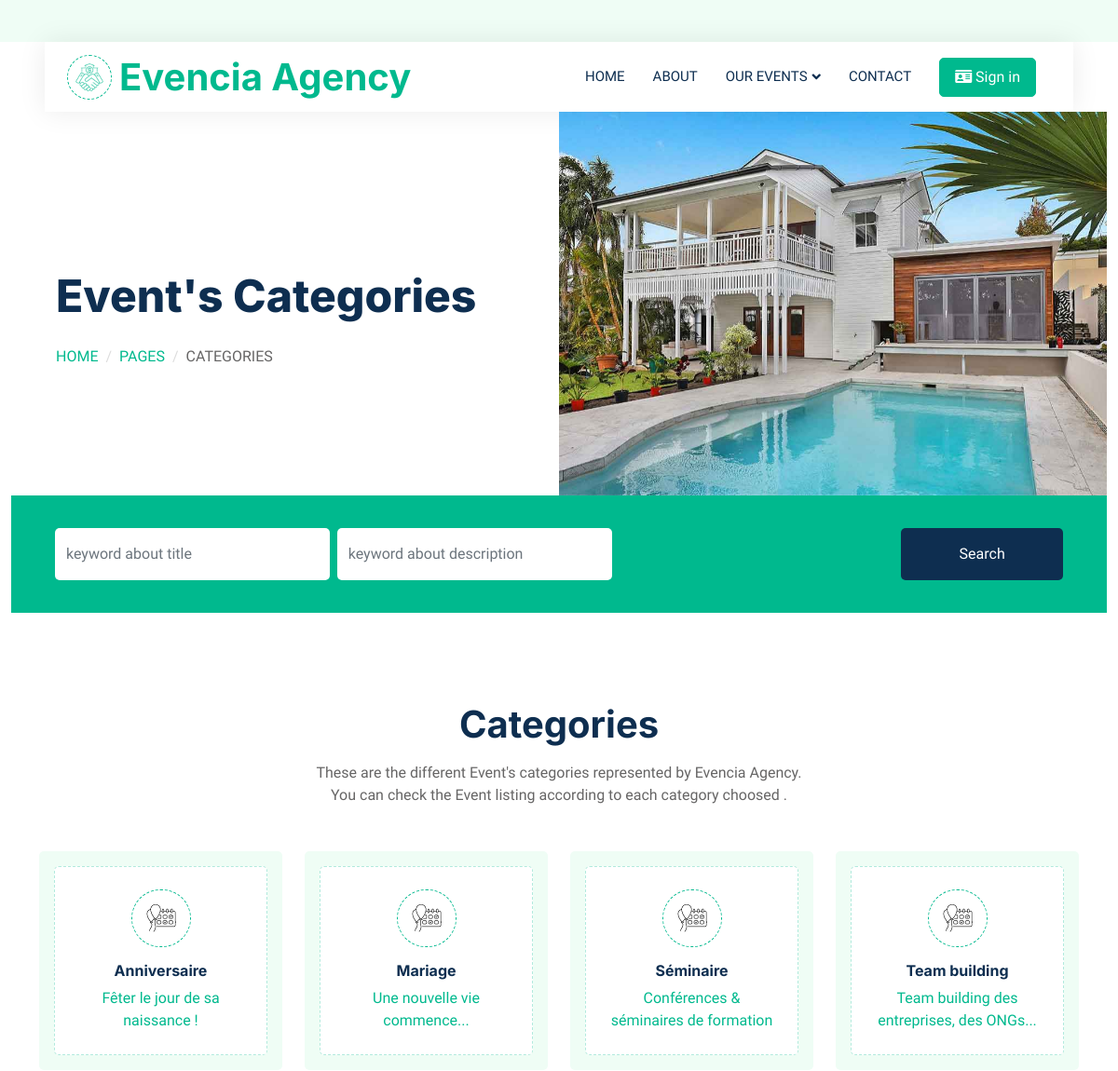
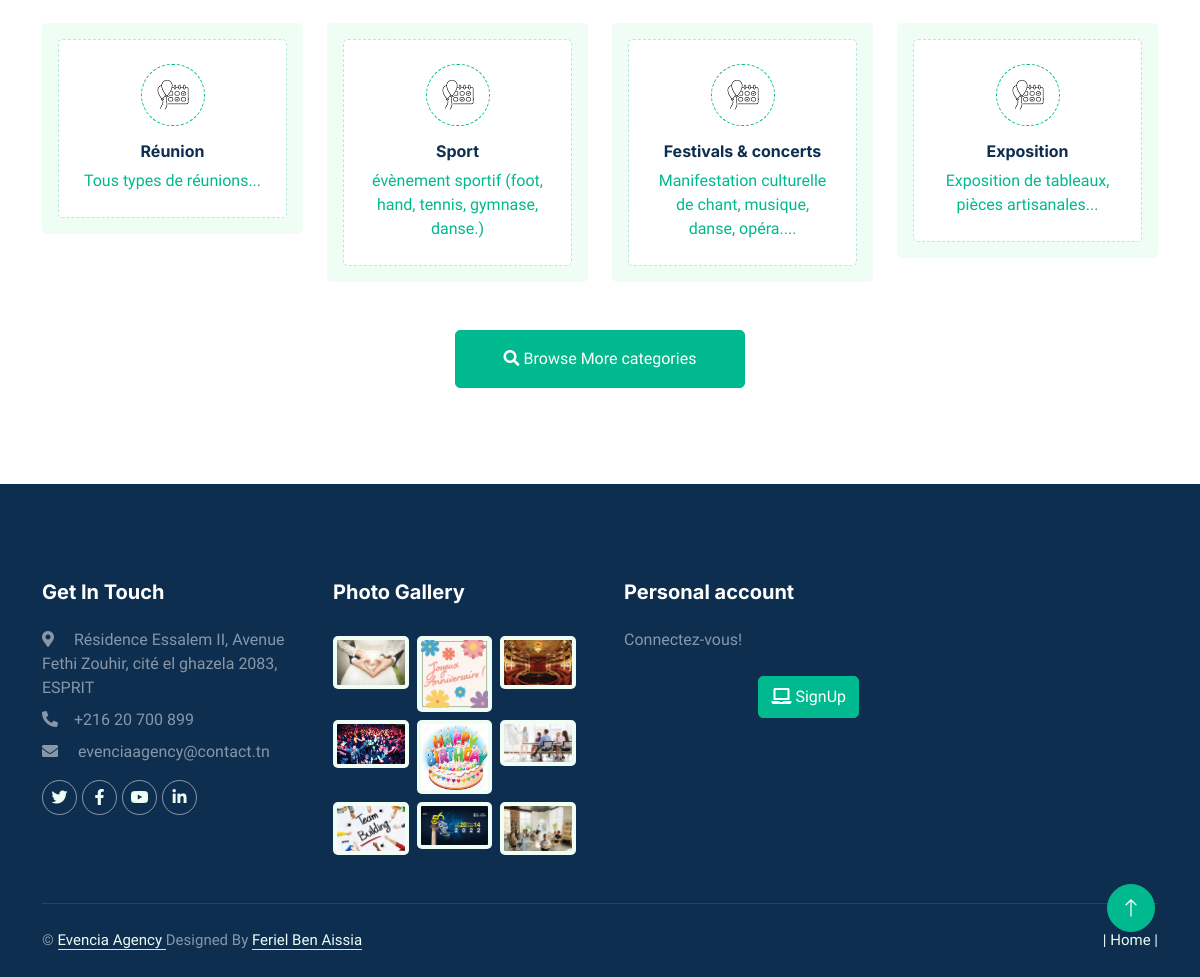
The app's page /Views/categorie/afficherCategorieFront.php with its own data (2 pictures, top to bottom).
### tables this page shows
CREATE TABLE `categorie` (
  `id` int(11) NOT NULL,
  `titre` varchar(255) NOT NULL,
  `description` varchar(255) NOT NULL
);

### Controller/CategorieC.php (called while the page is built, shortened)
<?php
	class CategorieC {
		function afficherCategorie(){
			$sql="SELECT * FROM categorie";
			$db = config::getConnexion();
			try{
				$liste = $db->query($sql);
				return $liste;
			}
			catch(Exception $e){
				die('Erreur:'. $e->getMessage());
			}
		}
    }
    ?>

### Views/categorie/afficherCategorieFront.php (the view, shortened to what this page needs)
<?php
include '../headerFront.php';
include '..\..\Controller\CategorieC.php';
$categorieC = new CategorieC();
$listeCategories = $categorieC->afficherCategorie();
?>
  <div class="container-xxl py-5 wow fadeInUp" data-wow-delay="0.1s">
        <div class="container-fluid header bg-white p-0">
            <div class="row g-0 align-items-center flex-column-reverse flex-md-row">
                <div class="col-md-6 p-5 mt-lg-5">
                    <h1 class="display-5 animated fadeIn mb-4"> Event's Categories </h1>
                        <nav aria-label="breadcrumb animated fadeIn">
                        <ol class="breadcrumb text-uppercase">
                            <li class="breadcrumb-item"><a href="#">Home</a></li>
                            <li class="breadcrumb-item"><a href="#">Pages</a></li>
                            <li class="breadcrumb-item text-body active" aria-current="page"> Categories</li>
                        </ol>
                    </nav>
                </div>
                <div class="col-md-6 animated fadeIn">
                    <img class="img-fluid" src="img/header.jpg" alt="">
                </div>
            </div>
        </div>
        <div class="container-fluid bg-primary mb-5 wow fadeIn" data-wow-delay="0.1s" style="padding: 35px;">
            <div class="container">
            <form method="POST" action="" id="contactform" class="form-group main-contact-form col-md-12 wow fadeIn" data-wow-delay="0.2s">
                <div class="row g-2">
                    <div class="col-md-10">
                        <div class="row g-2">
                            <div class="col-md-4">
                                <input type="text" name="titre" class="form-control border-0 py-3" placeholder="keyword about title ">
                            </div>
                            <div class="col-md-4">
                                <input type="text"  name="description" class="form-control border-0 py-3" placeholder="keyword about description">
                            </div>
                        </div>
                    </div>
                    <div class="col-md-2">
                        <input type="submit" class="btn btn-dark border-0 w-100 py-3" value="Search" > </input>
                    </div>
                </div>
            </form>
            </div>
        </div>
        <div class="container-xxl py-5">
            <div class="container">
                <div class="text-center mx-auto mb-5 wow fadeInUp" data-wow-delay="0.1s" style="max-width: 600px;">
                    <h1 class="mb-3"> Categories </h1>
                    <p>These are the different Event's categories represented by Evencia Agency. <br> You can check the Event listing according to each category choosed .</p>
                </div>
                <div class="row g-4">
                <?php
			    foreach($listeCategories as $categorie){
			?>
                    <div class="col-lg-3 col-sm-6 wow fadeInUp" data-wow-delay="0.1s">
                        <a class="cat-item d-block bg-light text-center rounded p-3" href="../event/afficherEventperCategorieFront.php?CategorieId=<?php echo $categorie['id']?>&event_id">
                            <div class="rounded p-4">
                                <div class="icon mb-3">
                                    <img class="img-fluid" src="../Front/img/icon-calender.png" alt="Icon">
                                </div>
                                <h6><?php echo $categorie['titre']; ?></h6>
                                <span><?php echo $categorie['description']; ?></span>
                            </div>
                        </a>
                    </div>
                    <?php } ?>
                </div>
            </div>
        </div>
                            <div class="col-12 text-center wow fadeInUp" data-wow-delay="0.1s">
                                <a class="btn btn-primary py-3 px-5" href="afficherCategorieFront.php"><i class="fa fa-search" aria-hidden="true"></i> Browse More categories </a>
                            </div>
         </div>
</body>
</html>
<?php
include '../footerFront.php';
?>

### Views/headerFront.php (shortened to what this page needs)
<!DOCTYPE html>
<html lang="en">
<head>
    <link href="https://cdnjs.cloudflare.com/ajax/libs/font-awesome/5.10.0/css/all.min.css" rel="stylesheet">
    <link href="https://cdn.jsdelivr.net/npm/bootstrap-icons@1.4.1/font/bootstrap-icons.css" rel="stylesheet">
    <link href="../Front/lib/animate/animate.min.css" rel="stylesheet">
    <link href="../Front/lib/owlcarousel/assets/owl.carousel.min.css" rel="stylesheet">
    <link href="../Front/css/bootstrap.min.css" rel="stylesheet">
    <link href="../Front/css/style.css" rel="stylesheet">
</head>
<body>
    <div class="container-xxl bg-white p-0">
        <?php
        if (isset($_SESSION['id'])) : ?>
            <div class="container-fluid nav-bar bg-transparent">
                <nav class="navbar navbar-expand-lg bg-white navbar-light py-0 px-4">
                    <a href="../home/index.php" class="navbar-brand d-flex align-items-center text-center">
                        <div class="icon p-2 me-2">
                            <img class="img-fluid" src="../Front/img/icon-deal.png" alt="Icon" style="width: 30px; height: 30px;">
                        </div>
                       <h1 class="m-0 text-primary"> Evencia Agency </h1>
                    </a>
                    <button type="button" class="navbar-toggler" data-bs-toggle="collapse" data-bs-target="#navbarCollapse">
                        <span class="navbar-toggler-icon"></span>
                    </button>
                    <div class="collapse navbar-collapse" id="navbarCollapse">
                        <div class="navbar-nav ms-auto">
                            <a href="../home/index.php" class="nav-item nav-link">Home</a>
                            <a href="../home/about.php" class="nav-item nav-link"> About</a>
                            <div class="nav-item dropdown">
                                <a href="#" class="nav-link dropdown-toggle" data-bs-toggle="dropdown"> Our Events</a>
                                <div class="dropdown-menu rounded-0 m-0">
                                    <a href="../event/afficherAllEventFront.php" class="dropdown-item">All Events</a>
                                    <a href="../categorie/afficherCategorieFront.php" class="dropdown-item"> Event per Category </a>
                                </div>
                            </div>
                            <a href="../home/contact.php" class="nav-item nav-link">Contact</a>
                        </div>
                        <a>
                            <i class="fa fa-user"></i>
                            <div class="nav-item dropdown">
                                <a href="" class="nav-link dropdown-toggle" data-bs-toggle="dropdown"> <?php echo $_SESSION['username']; ?></a>
                                <div class="dropdown-menu rounded-0 m-0">
                                    <a href="../user/my-profile.php" class="dropdown-item">My profile</a>
                                    <a href="../../Views/user/logout.php" class="dropdown-item">Logout</a>
                                </div>
                            </div>
                         </a>
                    </div>
                </nav>
            </div>
            <br><br><br>
        <?php else : ?>
            <div class="container-fluid nav-bar bg-transparent">
                <nav class="navbar navbar-expand-lg bg-white navbar-light py-0 px-4">
                <a href="../home/index.php" class="navbar-brand d-flex align-items-center text-center">
                        <div class="icon p-2 me-2">
                            <img class="img-fluid" src="../Front/img/icon-deal.png" alt="Icon" style="width: 30px; height: 30px;">
                        </div>
                        <h1 class="m-0 text-primary"> Evencia Agency </h1>
                    </a>
                    <div class="collapse navbar-collapse" id="navbarCollapse">
                        <div class="navbar-nav ms-auto">
                            <a href="../home/index.php" class="nav-item nav-link">Home</a>
                            <a href="../home/about.php" class="nav-item nav-link">About</a>
                            <div class="nav-item dropdown">
                                <a href="#" class="nav-link dropdown-toggle" data-bs-toggle="dropdown"> Our Events</a>
                            </div>
                            <a href="../home/contact.php" class="nav-item nav-link"> Contact </a>
                        </div>
                        <a href="../user/signin.php" class="btn btn-primary py-2 px-3 me-3 animated fadeIn"><i class="fa fa-id-card" ></i> Sign in </a>
                    </div>
                </nav>
            </div>
            <br><br><br>
        <?php endif; ?>
</body>
</html>

### Views/footerFront.php (shortened to what this page needs)
<!DOCTYPE html>
<html lang="en">
    <div class="container-fluid bg-dark text-white-50 footer pt-5 mt-5 wow fadeIn" data-wow-delay="0.1s">
            <div class="container py-5">
                <div class="row g-5">
                    <div class="col-lg-3 col-md-6">
                        <h5 class="text-white mb-4">Get In Touch</h5>
                        <p class="mb-2"><i class="fa fa-map-marker-alt me-3"></i> Résidence Essalem II, Avenue Fethi Zouhir, cité el ghazela 2083, ESPRIT</p>
                        <p class="mb-2"><i class="fa fa-phone-alt me-3"></i>+216 20 700 899</p>
                        <p class="mb-2"><i class="fa fa-envelope me-3"></i> evenciaagency@contact.tn</p>
                        <div class="d-flex pt-2">
                            <a class="btn btn-outline-light btn-social" href=""><i class="fab fa-twitter"></i></a>
                            <a class="btn btn-outline-light btn-social" href=""><i class="fab fa-facebook-f"></i></a>
                            <a class="btn btn-outline-light btn-social" href=""><i class="fab fa-youtube"></i></a>
                            <a class="btn btn-outline-light btn-social" href=""><i class="fab fa-linkedin-in"></i></a>
                        </div>
                    </div>
                    <div class="col-lg-3 col-md-6">
                        <h5 class="text-white mb-4">Photo Gallery</h5>
                        <div class="row g-2 pt-2">
                            <div class="col-4">
                                <img class="img-fluid rounded bg-light p-1" src="../event/images/mariage.jpg" alt="">
                            </div>
                            <div class="col-4">
                                <img class="img-fluid rounded bg-light p-1" src="../event/images/GIF Happy Birthday.gif" alt="">
                            </div>
                            <div class="col-4">
                                <img class="img-fluid rounded bg-light p-1" src="../event/images/opéra.jpg" alt="">
                            </div>
                            <div class="col-4">
                                <img class="img-fluid rounded bg-light p-1" src="../event/images/GIF concert.gif" alt="">
                            </div>
                            <div class="col-4">
                                <img class="img-fluid rounded bg-light p-1" src="../event/images/anniv 2.jpg" alt="">
                            </div>
                            <div class="col-4">
                                <img class="img-fluid rounded bg-light p-1" src="../event/images/formation.jpg" alt="">
                            </div>
                            <div class="col-4">
                                <img class="img-fluid rounded bg-light p-1" src="../event/images/teamB.jpg" alt="">
                            </div>
                            <div class="col-4">
                                <img class="img-fluid rounded bg-light p-1" src="../event/images/festival.jpg" alt="">
                            </div>
                            <div class="col-4">
                                <img class="img-fluid rounded bg-light p-1" src="../event/images/formation 2.jpg" alt="">
                            </div>
                        </div>
                    </div>
                    <div class="col-lg-3 col-md-6">
                        <h5 class="text-white mb-4"> Personal account </h5>
                        <p>Connectez-vous!</p>
                        <div class="position-relative mx-auto" style="max-width: 400px;">
                            <a href="../user/ajouterUserFront.php" type="button" class="btn btn-primary py-2 position-absolute top-0 end-0 mt-2 me-2"><i class="fa fa-laptop" aria-hidden="true"></i> SignUp </a>
                        </div>
                    </div>
                </div>
            </div>
            <div class="container">
                <div class="copyright">
                    <div class="row">
                        <div class="col-md-6 text-center text-md-start mb-3 mb-md-0">
                            &copy; <a class="border-bottom" href="#">Evencia Agency </a>
							Designed By <a class="border-bottom"> Feriel Ben Aissia </a>
                        </div>
                        <div class="col-md-6 text-center text-md-end">
                            <div class="footer-menu">
                                <a href="../home/index.php">  | Home |</a>
                            </div>
                        </div>
                    </div>
                </div>
            </div>
        </div>
        <a href="#" class="btn btn-lg btn-primary btn-lg-square back-to-top"><i class="bi bi-arrow-up"></i></a>
    </html>

### Views/Front/css/style.css (style rules this page uses)
:root { --primary: #00B98E; --secondary: #FF6922; --light: #EFFDF5; --dark: #0E2E50; }
.back-to-top { position: fixed; display: none; right: 45px; bottom: 45px; z-index: 99; }
.btn { transition: .5s; }
.btn.btn-primary, .btn.btn-secondary { color: #FFFFFF; }
.btn-lg-square { width: 48px; height: 48px; }
.btn-square, .btn-sm-square, .btn-lg-square { padding: 0; display: flex; align-items: center; justify-content: center; font-weight: normal; border-radius: 50px; }
.nav-bar { position: relative; margin-top: 45px; padding: 0 3rem; transition: .5s; z-index: 9999; }
.navbar { box-shadow: 0 0 30px rgba(0, 0, 0, .08); }
.navbar .dropdown-toggle::after { border: none; content: "\f107"; font-family: "Font Awesome 5 Free"; font-weight: 900; vertical-align: middle; margin-left: 5px; transition: .5s; }
.navbar-light .navbar-nav .nav-link { margin-right: 30px; padding: 25px 0; color: #FFFFFF; font-size: 15px; text-transform: uppercase; outline: none; }
.navbar-light .navbar-brand { height: 75px; }
.navbar-light .navbar-nav .nav-link { color: var(--dark); font-weight: 500; }
@media (min-width: 992px) { .header { margin-top: -120px; } }
.breadcrumb-item + .breadcrumb-item::before { color: #DDDDDD; }
.icon { padding: 15px; display: inline-flex; align-items: center; justify-content: center; background: #FFFFFF !important; border-radius: 50px; border: 1px dashed var(--primary) !important; }
.cat-item div { background: #FFFFFF; border: 1px dashed rgba(0, 185, 142, .3); transition: .5s; }
.cat-item div * { transition: .5s; }
.footer .btn.btn-social { margin-right: 5px; width: 35px; height: 35px; display: flex; align-items: center; justify-content: center; color: var(--light); border: 1px solid rgba(255,255,255,0.5); border-radius: 35px; transition: .3s; }
.footer .copyright { padding: 25px 0; font-size: 15px; border-top: 1px solid rgba(256, 256, 256, .1); }
.footer .copyright a { color: var(--light); }
.footer .footer-menu a { margin-right: 15px; padding-right: 15px; border-right: 1px solid rgba(255, 255, 255, .1); }
.footer .footer-menu a:last-child { margin-right: 0; padding-right: 0; border-right: none; }

### records on screen
categorie: titre "Anniversaire", description "Fêter le jour de sa naissance !"
categorie: titre "Mariage", description "Une nouvelle vie commence..."
categorie: titre "Séminaire", description "Conférences & séminaires de formation"
categorie: titre "Team building", description "Team building des entreprises, des ONGs..."
categorie: titre "Réunion", description "Tous types de réunions..."
categorie: titre "Sport", description "évènement sportif (foot, hand, tennis, gymnase, danse.)"
categorie: titre "Festivals & concerts", description "Manifestation culturelle de chant, musique, danse, opéra...."
categorie: titre "Exposition", description "Exposition de tableaux, pièces artisanales..."
